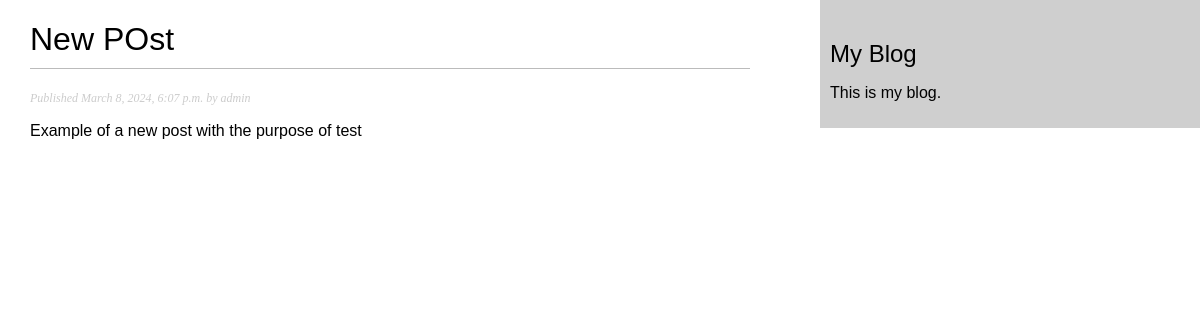
The app's page /blog/2/ with its own data.
### blog/models.py (models this page shows)
class Post(models.Model):
    class Status(models.TextChoices):
        DRAFT = 'DF', 'Draft'
        PUBLISHED = 'PB', 'Published'
    title = models.CharField(max_length = 250)
    slug = models.SlugField(max_length = 250)
    author = models.ForeignKey(User, on_delete = models.CASCADE, related_name = 'blog_posts')
    body = models.TextField()
    publish = models.DateTimeField(default = timezone.now)
    created = models.DateField(auto_now_add = True)
    updated = models.DateField(auto_now = True)
    status = models.CharField(max_length = 2, choices = Status.choices, default = Status.DRAFT)
    objects = models.Manager()
    published = PublishedManager()
    class Meta:
        ordering = ['-publish']
        indexes = [
            models.Index(fields = ['-publish']),
        ]
    def __str__(self):
        return self.title

### blog/views.py (the view)
# urls.py: path('<int:id>/', views.post_detail, name = 'post_detail')
def post_detail(request, id):
    post = get_object_or_404(Post, id = id, status = Post.Status.PUBLISHED)
    print(post)
    return render(request, 'blog/post/detail.html',{'post':post})

### blog/templates/blog/post/detail.html (shortened to what this page needs)
{% extends 'blog/base.html' %}
{% block content %}
    <h1>{{post.title}}</h1>
    <p class = "date">
        Published {{post.publish}} by {{post.author}}
    </p>
    {{post.body | linebreaks}}
{% endblock content %}

### blog/static/css/blog.css (style rules this page uses)
body { margin:0; padding:0; font-family:helvetica, sans-serif; }
h1 { font-weight:normal; border-bottom:1px solid #bbb; padding:0 0 10px 0; }
p.date { color:#ccc; font-family: georgia, serif; font-size: 12px; font-style: italic; }

### records on screen
Post: title "New POst", publish "March 8, 2024, 6:07 p.m.", author "admin", body "Example of a new post with the purpose of test"
